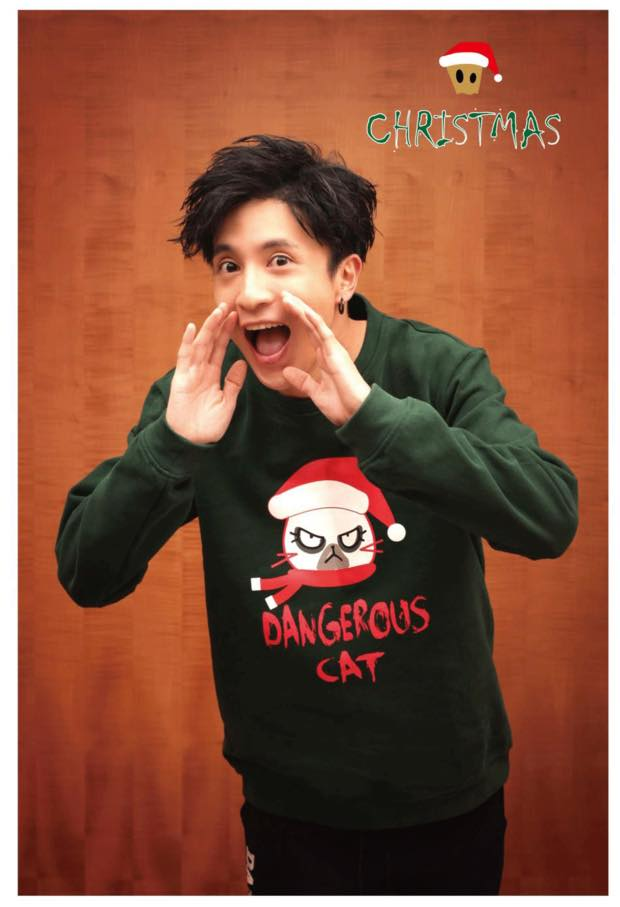
#> input picture Image Processing/Beautify Your Pictures/8.jpg, 620 x 907 px, given in place of the camera
$ jupyter execute 'Adaptive Background Subtraction.ipynb'   (text cells are left out)
#> lines starting #> are read from the running program, lines starting #| are printed output that depends on the picture
[cell 1]
import cv2
import numpy as np


# Open the webcam
cap = cv2.VideoCapture(1)

# Check if the webcam is opened correctly
if not cap.isOpened():
    raise IOError("Cannot open webcam")

alpha = 0.95

# read in the first frame
ret, first_frame = cap.read()
#> first_frame is the input picture: shape (907, 620, 3); mean B, G, R 61.9, 82.1, 134.2
# resize the first frame and store it in cur_frame and mhi_frame
cur_frame = mhi_frame = cv2.resize(first_frame, None, fx=0.5, fy=0.5, interpolation=cv2.INTER_AREA)
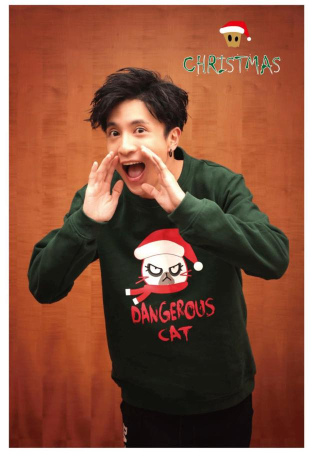
#> cur_frame: shape (454, 310, 3); mean B, G, R 62.2, 82.5, 134.5

# Create a background
bg = np.zeros(cur_frame.shape, np.uint8)
# Set the background color to B:255, G:0, R:100
bg[:,:,0] = 255
bg[:,:,2] = 100

while True:
    ret, frame = cap.read()
    # Resize current frame
    cur_frame = cv2.resize(frame, None, fx=0.5, fy=0.5, interpolation=cv2.INTER_AREA)

    # Make the Adaptive background
    mhi_frame = cv2.addWeighted(mhi_frame, alpha, cur_frame, 1-alpha, 0.5)

    # Compute the difference between current frame and the Adaptive background
    diff_frame = cv2.absdiff(cur_frame, mhi_frame)
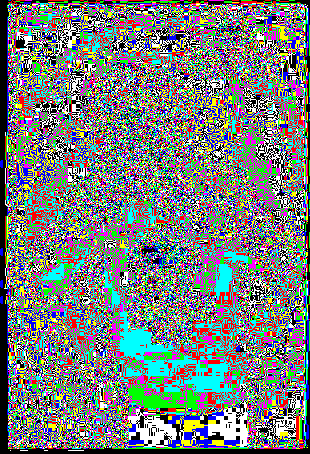
#> diff_frame: shape (454, 310, 3); mean B, G, R 0.487, 0.495, 0.463; drawn with 1 as white

    # scaled the difference between two images, makes it easier to distinguish
    diff_frame = diff_frame * 2

    # Let it be under 255 after scaling
    diff_frame = np.where(diff_frame[:,:,:] > 255, 255, diff_frame)

    # Convert the difference in gray scale, for masking
    diff_gray = cv2.cvtColor(diff_frame, cv2.COLOR_BGR2GRAY)
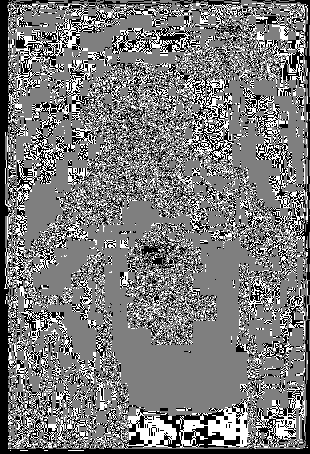
#> diff_gray: shape (454, 310); min 0, max 2, mean 0.958; drawn with min black and max white

    # to smoothen the edges
    diff_gray_guss = cv2.GaussianBlur(diff_gray,(3,3), 0)
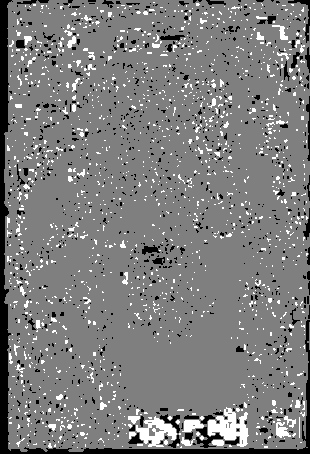
#> diff_gray_guss: shape (454, 310); min 0, max 2, mean 0.983; drawn with min black and max white

    # to smoothen the edges
    diff_gray_guss = cv2.dilate(diff_gray_guss, (3,3,3))
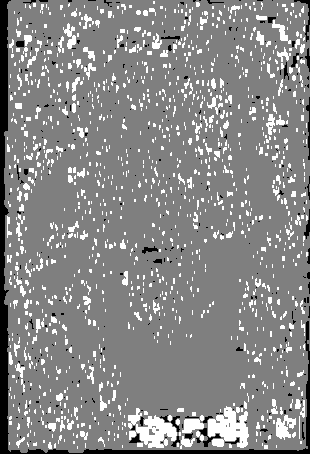
#> diff_gray_guss: shape (454, 310); min 0, max 2, mean 1.07; drawn with min black and max white

    # making a binary mask
    ret ,thr = cv2.threshold(diff_gray_guss, 30, 255, cv2.THRESH_BINARY)
#> thr: shape (454, 310); every value is 0

    # Generate the foreground, with blackground
    for_img = cv2.bitwise_and(cur_frame, cur_frame, mask= thr)
#> for_img: shape (454, 310, 3); every value is 0

    # Generate the background mask
    thr_inv = cv2.bitwise_not(thr)
#> thr_inv: shape (454, 310); every value is 255

    # Colored the backgeound
    bg_frame = cv2.bitwise_and(bg, bg, mask=thr_inv)
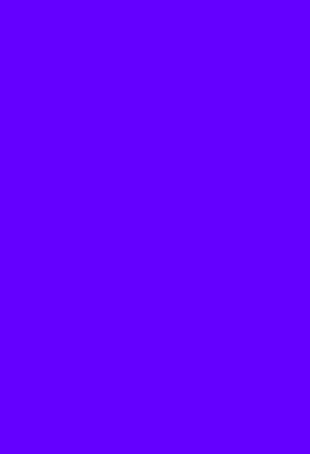
#> bg_frame: shape (454, 310, 3); mean of channels 0, 1, 2 255, 0, 100; drawn as B, G, R

    # Add the colored background and the foreground
    result_img = cv2.add(for_img, bg_frame)

    # Show the current frame
    cv2.imshow('captured image', cur_frame)
    # Show the adaptive background
    cv2.imshow('adaptive background image', mhi_frame)
    # Show the subtracted image
    cv2.imshow('subtracted image ', diff_gray)
    # Show the foreground image
    cv2.imshow('foreground image', result_img)

    c = cv2.waitKey(1)
#> (key Esc is pressed here)
    if c == 27:
        break

cap.release()
cv2.destroyAllWindows()

[cell 2]
import cv2
import numpy as np


# Open the webcam
cap = cv2.VideoCapture(1)

# Check if the webcam is opened correctly
if not cap.isOpened():
    raise IOError("Cannot open webcam")

# read in the first frame
ret, first_frame = cap.read()
# resize the first frame and store it in cur_frame and mhi_frame
cur_frame = mhi_frame = cv2.resize(first_frame, None, fx=0.5, fy=0.5, interpolation=cv2.INTER_AREA)

# Create a background
bg = np.zeros(cur_frame.shape, np.uint8)
# Set the background color to B:255, G:0, R:100
bg[:,:,0] = 255
bg[:,:,2] = 100

knn = cv2.createBackgroundSubtractorKNN(history = 100, dist2Threshold = 500.0, detectShadows=True)


while True:
    ret, frame = cap.read()
    # Resize current frame
    cur_frame = cv2.resize(frame, None, fx=0.5, fy=0.5, interpolation=cv2.INTER_AREA)

    # Substract the background
    fgmask = knn.apply(cur_frame)

    # Smoothen the edges
    fg_guss = cv2.GaussianBlur(fgmask, (3,3), 0)

    # to smoothen the edges
    fg_guss = cv2.dilate(fg_guss, (3,3,3))

    # making a binary mask
    ret, thr = cv2.threshold(fg_guss, 20, 255, cv2.THRESH_BINARY)

    # Generate the foreground, with blackground
    for_img = cv2.bitwise_and(cur_frame, cur_frame, mask= thr)

    # Generate the background mask
    thr_inv = cv2.bitwise_not(thr)

    # Colored the backgeound
    bg_frame = cv2.bitwise_and(bg, bg, mask=thr_inv)

    # Add the colored background and the foreground
    result_img = cv2.add(for_img, bg_frame)

    # Show the current frame
    cv2.imshow('captured image', cur_frame)
    # Show the adaptive background
    # cv2.imshow('adaptive background image', mhi_frame)
    # Show the subtracted image
    cv2.imshow('subtracted image ', fgmask)
    # Show the foreground image
    cv2.imshow('foreground image', result_img)

    c = cv2.waitKey(1)
#> (key Esc is pressed here)
